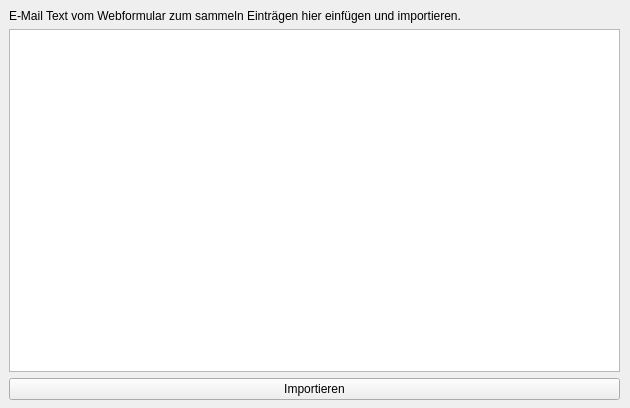
<?xml version="1.0" encoding="UTF-8"?>
<ui version="4.0">
 <class>DialogMailImport</class>
 <widget class="QWidget" name="DialogMailImport">
  <property name="geometry">
   <rect>
    <x>0</x>
    <y>0</y>
    <width>630</width>
    <height>408</height>
   </rect>
  </property>
  <property name="windowTitle">
   <string>E-Mail Import</string>
  </property>
  <widget class="QWidget" name="">
   <property name="geometry">
    <rect>
     <x>9</x>
     <y>9</y>
     <width>611</width>
     <height>391</height>
    </rect>
   </property>
   <layout class="QVBoxLayout" name="verticalLayout">
    <item>
     <widget class="QLabel" name="label_description">
      <property name="text">
       <string>E-Mail Text vom Webformular zum sammeln Einträgen hier einfügen und importieren.</string>
      </property>
     </widget>
    </item>
    <item>
     <widget class="QTextEdit" name="textEdit_mail_text">
      <property name="lineWrapColumnOrWidth">
       <number>0</number>
      </property>
     </widget>
    </item>
    <item>
     <widget class="QPushButton" name="pushButton_import">
      <property name="text">
       <string>Importieren</string>
      </property>
     </widget>
    </item>
   </layout>
  </widget>
 </widget>
 <resources/>
 <connections/>
</ui>
